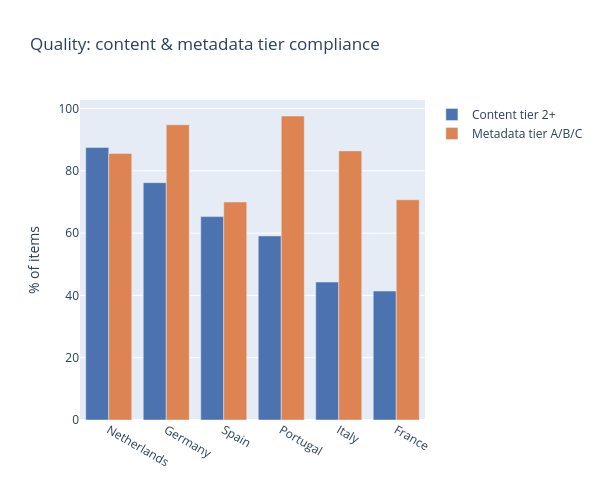

Here is the notebook cell this chart was saved with:
### Markdown cell above
## 3. Visualization & findings

### Code cell
import plotly.graph_objects as go

order = rq2_df.sort_values("pct_contentTier_2plus", ascending=False)["country"]
plot_df = rq2_df.set_index("country").loc[order]

# --- Quality chart (grouped bars) ---
fig_quality = go.Figure()
fig_quality.add_trace(go.Bar(x=plot_df.index, y=plot_df["pct_contentTier_2plus"],
                              name="Content tier 2+", marker_color="#4C72B0"))
fig_quality.add_trace(go.Bar(x=plot_df.index, y=plot_df["pct_metadataTier_ABC"],
                              name="Metadata tier A/B/C", marker_color="#DD8452"))
fig_quality.update_layout(
    barmode="group",
    title="Quality: content & metadata tier compliance",
    yaxis_title="% of items",
    height=500, width=600,
)
fig_quality.show()

### Figure 1 — Plotly figure (JSON) as saved in the notebook; plotly's stock layout.template omitted (floating-point values rounded to 4 significant figures)
{"data": [{"marker": {"color": "#4C72B0"}, "name": "Content tier 2+", "type": "bar", "x": ["Netherlands", "Germany", "Spain", "Portugal", "Italy", "France"], "y": [87.5, 76.2, 65.3, 59.1, 44.3, 41.4]}, {"marker": {"color": "#DD8452"}, "name": "Metadata tier A/B/C", "type": "bar", "x": ["Netherlands", "Germany", "Spain", "Portugal", "Italy", "France"], "y": [85.6, 94.8, 70.0, 97.6, 86.4, 70.7]}], "layout": {"barmode": "group", "height": 500, "title": {"text": "Quality: content & metadata tier compliance"}, "width": 600, "yaxis": {"title": {"text": "% of items"}}}}
